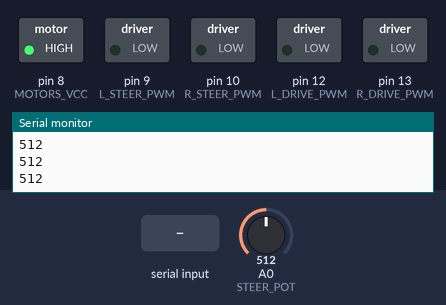
Bench run of a sketch on a simulated Arduino Mega 2560, built for the host (arithmetic inside an expression is 32-bit, double 64-bit). Parts: switched loads named in the sketch (green lamp = pin HIGH), the last lines printed to the serial monitor. The test bench sets the inputs (shaded band); at power-on: A0 (STEER_POT) = 512. Pins used as bus, display or sensor lines are not drawn.

Above: at 1.2 s.
1.3 s: "90,45\n" received over the second serial link
At 2.5 s:
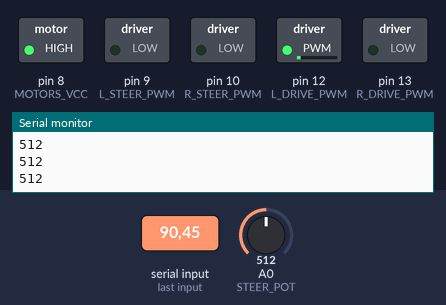
2.8 s: "30,150\n" received over the second serial link
At 3.8 s:
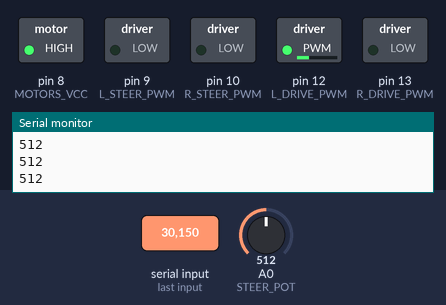
4.3 s: A0 (STEER_POT) set to 403
5.8 s: A0 (STEER_POT) set to 383
At 6.3 s:
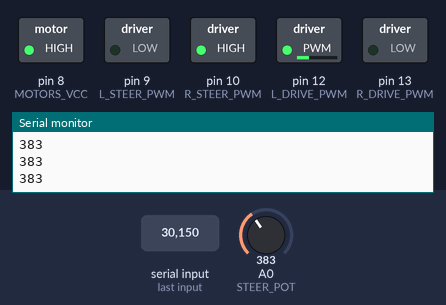
7.3 s: "5\n" received over the second serial link
At 7.6 s:
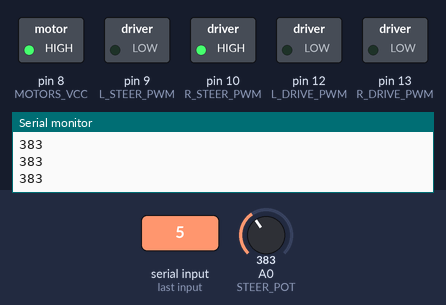
8.8 s: "200\n" received over the second serial link
At 10.3 s:
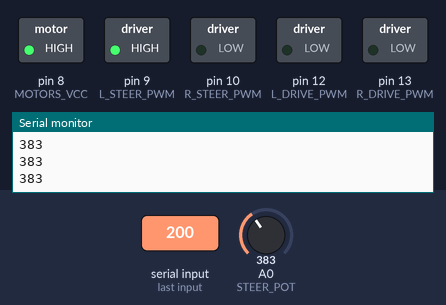
Timing chart, 0 to 11.3 s (numbered marks = the images above; inputs shaded):
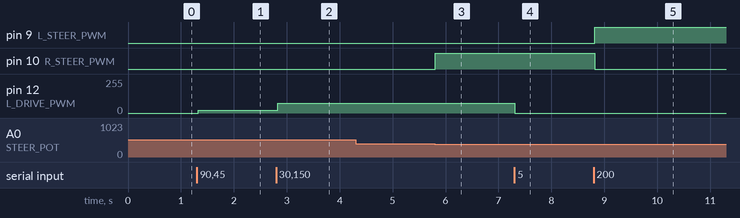

The sketch:

good_code.ino
```cpp
// bluetooth module schematic: http://www.martyncurrey.com/wp-content/uploads/2015/03/HC-06_01.jpg

#include <SoftwareSerial.h>

#define RX_PIN 50
#define TX_PIN 51

#define L_DRIVE_PWM 12
#define R_DRIVE_PWM 13
#define L_STEER_PWM 9
#define R_STEER_PWM 10
#define STEER_POT A0

#define BT_VCC 2
#define MOTORS_VCC 8

namespace JoystickData {
    int angle = 0;      // 0 <= angle < 360
    int strength = 0;   // 0 <= strength <= 100
}

namespace {
    const SoftwareSerial bt_serial(RX_PIN, TX_PIN);
    const int BAUD_RATE = 9600;
    const int MAX_DRIVE_STRENGTH = 50;
    const int STEER_REGISTER_OFFSET = 30;
    const int TURNING_RADIUS = 50;
    const int STEER_CENTER = 345;
}

void handleRearWheelDrive();
void handleSteering();

void setup() {
    Serial.begin(BAUD_RATE);
    Serial.println("Enter AT commands:");
    bt_serial.begin(BAUD_RATE);

    // I/O

    pinMode(L_DRIVE_PWM, OUTPUT);
    pinMode(R_DRIVE_PWM, OUTPUT);
    pinMode(L_STEER_PWM, OUTPUT);
    pinMode(R_STEER_PWM, OUTPUT);
    pinMode(STEER_POT, INPUT);

    // power

    pinMode(BT_VCC, OUTPUT);
    pinMode(MOTORS_VCC, OUTPUT);

    digitalWrite(BT_VCC, HIGH);
    digitalWrite(MOTORS_VCC, HIGH);
}

void loop() {
    // temp variables
    static String angle = "";
    static String strength = "";
    static boolean has_read_comma = false;

    handleRearWheelDrive();
    handleSteering();

    if (bt_serial.available()) {
        char input_byte = (char)(bt_serial.read());

        if (isDigit(input_byte)) {
            if (!has_read_comma) {
                angle += input_byte;
            }
            else {
                strength += input_byte;
            }
        }
        else if (input_byte == ',') {
            has_read_comma = true;
        }
        else if (input_byte == '\n') {
            // Serial.println(angle + ", " + strength);

            // set the JoystickData data
            JoystickData::angle = angle.toInt();
            JoystickData::strength = strength.toInt();

            // clear temp variables
            angle = "";
            strength = "";
            has_read_comma = false;
        }
    }

    if (Serial.available()) {
        bt_serial.write(Serial.read());
    }
}

void handleRearWheelDrive() {
    // map the raw strength value to a new strength between 0 and the maximum strength
    int strength = map(JoystickData::strength, 0, 100, 0, MAX_DRIVE_STRENGTH);

    if (strength == 0) {
        // stay still
        analogWrite(R_DRIVE_PWM, 0);
        analogWrite(L_DRIVE_PWM, 0);
    }
    else if (JoystickData::angle <= 180 - STEER_REGISTER_OFFSET
        && JoystickData::angle >= 0 + STEER_REGISTER_OFFSET)
    {
        // drive backwards
        analogWrite(R_DRIVE_PWM, 0);
        analogWrite(L_DRIVE_PWM, strength);
    }
    else if (JoystickData::angle >= 180 + STEER_REGISTER_OFFSET
        && JoystickData::angle <= 360 - STEER_REGISTER_OFFSET) {
        // drive forwards
        analogWrite(R_DRIVE_PWM, strength);
        analogWrite(L_DRIVE_PWM, 0);
    }
    else {
        // stay still because the car is only turning and not driving
        analogWrite(R_DRIVE_PWM, 0);
        analogWrite(L_DRIVE_PWM, 0);
    }
}

bool isTurningLeft() {
    return JoystickData::angle >= 90 + STEER_REGISTER_OFFSET
      && JoystickData::angle <= 270 - STEER_REGISTER_OFFSET;
}

bool isTurningRight() {
    int angle = JoystickData::angle;
    return (angle > 0 && angle <= 90 - STEER_REGISTER_OFFSET)
      || (angle >= 270 + STEER_REGISTER_OFFSET && angle < 360);
}

void handleSteering() {
    // Serial.println(JoystickData::angle);

    int steer_pot_val = analogRead(STEER_POT);
    Serial.println(steer_pot_val);

    if (isTurningLeft()) {
        if (steer_pot_val <= STEER_CENTER - TURNING_RADIUS) return;

        analogWrite(R_STEER_PWM, 0);
        analogWrite(L_STEER_PWM, 255);
    }
    else if (isTurningRight()) {
        if (steer_pot_val >= STEER_CENTER + TURNING_RADIUS) return;

        analogWrite(R_STEER_PWM, 255);
        analogWrite(L_STEER_PWM, 0);
    }
    else {
        analogWrite(R_STEER_PWM, 0);
        analogWrite(L_STEER_PWM, 0);
    }
}
```

Measured:
- the behaviour switches between 395 and 394 on A0 (STEER_POT) (found by bisection; images 2 and 3)
- after the input at 1.3 s, pin 12 (L_DRIVE_PWM): 0/255 → 22/255 at once
- after the input at 2.8 s, pin 12 (L_DRIVE_PWM): 22/255 → 75/255 at once
- after the input at 5.8 s, pin 10 (R_STEER_PWM): LOW → HIGH at once
- after the input at 7.3 s, pin 12 (L_DRIVE_PWM): 75/255 → 0/255 at once
- after the input at 8.8 s, pin 9 (L_STEER_PWM): LOW → HIGH at once; pin 10 (R_STEER_PWM): HIGH → LOW at once
